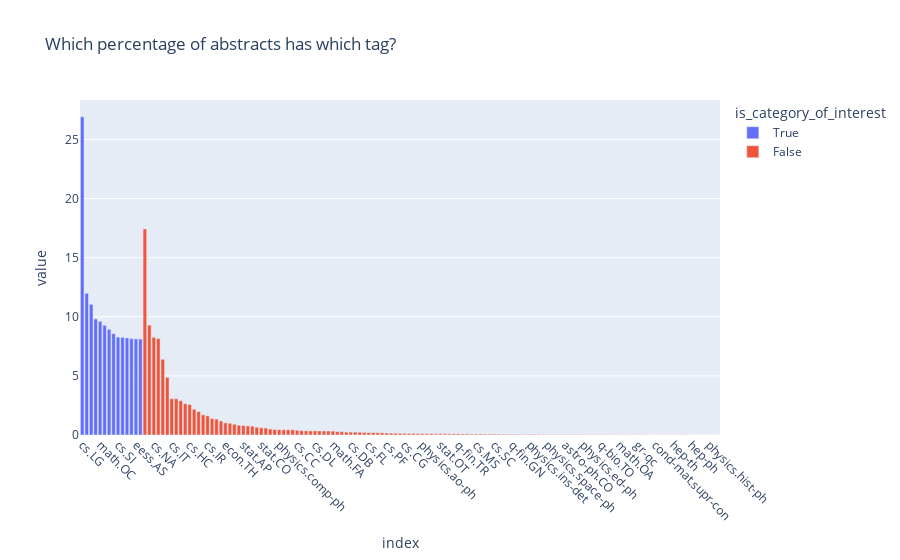
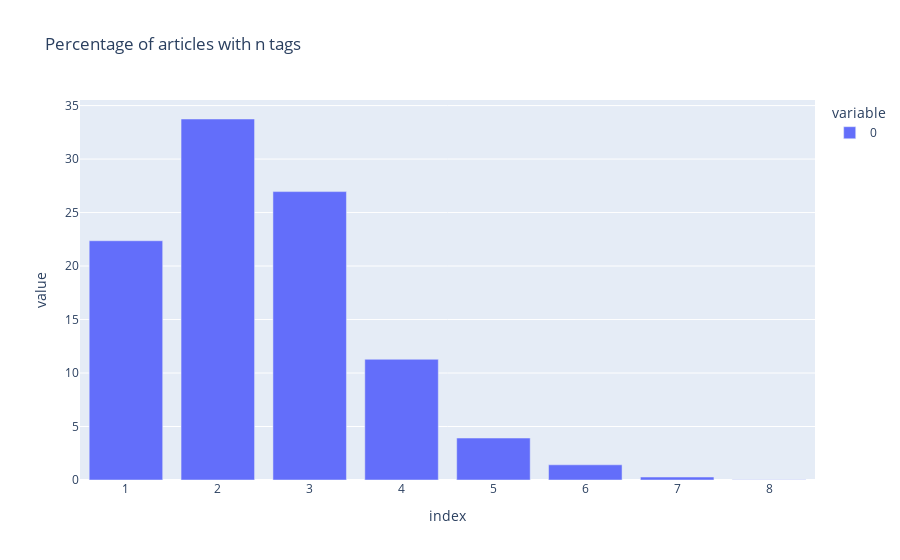

Here is the notebook cell these charts were saved with, in order:
### Code cell
with open(DATAFOLDER / "raw" / "taxonomy.pkl", "rb") as f:
    taxonomy = pickle.load(f)
categories = taxonomy.keys()

df["tags"] = df["tags"].map(lambda tags: [tag for tag in tags if tag in categories])

print(
    f"{len({cat for catlist in df['tags'] for cat in catlist})} found out of {len(categories)} existing categories."
)

mlb = MultiLabelBinarizer()

message_tags_matrix = pd.DataFrame(mlb.fit_transform(df["tags"]), columns=mlb.classes_)

fig = px.bar(
    pd.DataFrame(
        pd.DataFrame(message_tags_matrix, columns=mlb.classes_).sum()
        / message_tags_matrix.shape[0]
        * 100,
        columns=["perc_articles"],
    )
    .sort_values(by="perc_articles", ascending=False)
    .assign(is_category_of_interest=lambda df: df.index.map(lambda x: x in CATEGORIES_OF_INTEREST)),
    title="Which percentage of abstracts has which tag?",
    color="is_category_of_interest",
)
_ = fig.update_xaxes(tickangle=45)
fig.show()

fig = px.bar(
    pd.DataFrame(message_tags_matrix.sum(axis=1)).groupby(0).size()
    / message_tags_matrix.shape[0]
    * 100,
    title="Percentage of articles with n tags",
)
fig.show()

### Figure 1 — Plotly figure (JSON) as saved in the notebook; plotly's stock layout.template omitted (floating-point values rounded to 4 significant figures; data arrays with more than 128 entries replaced by an {"elided": "..."} marker saying what was removed)
{"data": [{"alignmentgroup": "True", "hovertemplate": "is_category_of_interest=True<br>index=%{x}<br>value=%{y}<extra></extra>", "legendgroup": "True", "marker": {"color": "#636efa", "pattern": {"shape": ""}}, "name": "True", "offsetgroup": "True", "orientation": "v", "showlegend": true, "textposition": "auto", "type": "bar", "x": ["cs.LG", "cs.CL", "cs.CV", "cs.RO", "math.OC", "eess.SY", "cs.CY", "eess.SP", "cs.SI", "math.NA", "cs.GT", "math.ST", "eess.AS", "cs.MA"], "xaxis": "x", "y": [26.93, 11.99, 11.06, 9.822, 9.611, 9.286, 8.937, 8.572, 8.28, 8.264, 8.215, 8.158, 8.134, 8.118], "yaxis": "y"}, {"alignmentgroup": "True", "hovertemplate": "is_category_of_interest=False<br>index=%{x}<br>value=%{y}<extra></extra>", "legendgroup": "False", "marker": {"color": "#EF553B", "pattern": {"shape": ""}}, "name": "False", "offsetgroup": "False", "orientation": "v", "showlegend": true, "textposition": "auto", "type": "bar", "x": {"elided": "129 str values"}, "xaxis": "x", "y": {"elided": "129 float values"}, "yaxis": "y"}], "layout": {"barmode": "relative", "legend": {"title": {"text": "is_category_of_interest"}, "tracegroupgap": 0}, "title": {"text": "Which percentage of abstracts has which tag?"}, "xaxis": {"anchor": "y", "domain": [0, 1], "tickangle": 45, "title": {"text": "index"}}, "yaxis": {"anchor": "x", "domain": [0, 1], "title": {"text": "value"}}}}

### Figure 2 — Plotly figure (JSON) as saved in the notebook; plotly's stock layout.template omitted (floating-point values rounded to 4 significant figures)
{"data": [{"alignmentgroup": "True", "hovertemplate": "variable=0<br>index=%{x}<br>value=%{y}<extra></extra>", "legendgroup": "0", "marker": {"color": "#636efa", "pattern": {"shape": ""}}, "name": "0", "offsetgroup": "0", "orientation": "v", "showlegend": true, "textposition": "auto", "type": "bar", "x": [1, 2, 3, 4, 5, 6, 7, 8], "xaxis": "x", "y": [22.36, 33.74, 26.96, 11.28, 3.921, 1.421, 0.276, 0.03247], "yaxis": "y"}], "layout": {"barmode": "relative", "legend": {"title": {"text": "variable"}, "tracegroupgap": 0}, "title": {"text": "Percentage of articles with n tags"}, "xaxis": {"anchor": "y", "domain": [0, 1], "title": {"text": "index"}}, "yaxis": {"anchor": "x", "domain": [0, 1], "title": {"text": "value"}}}}
